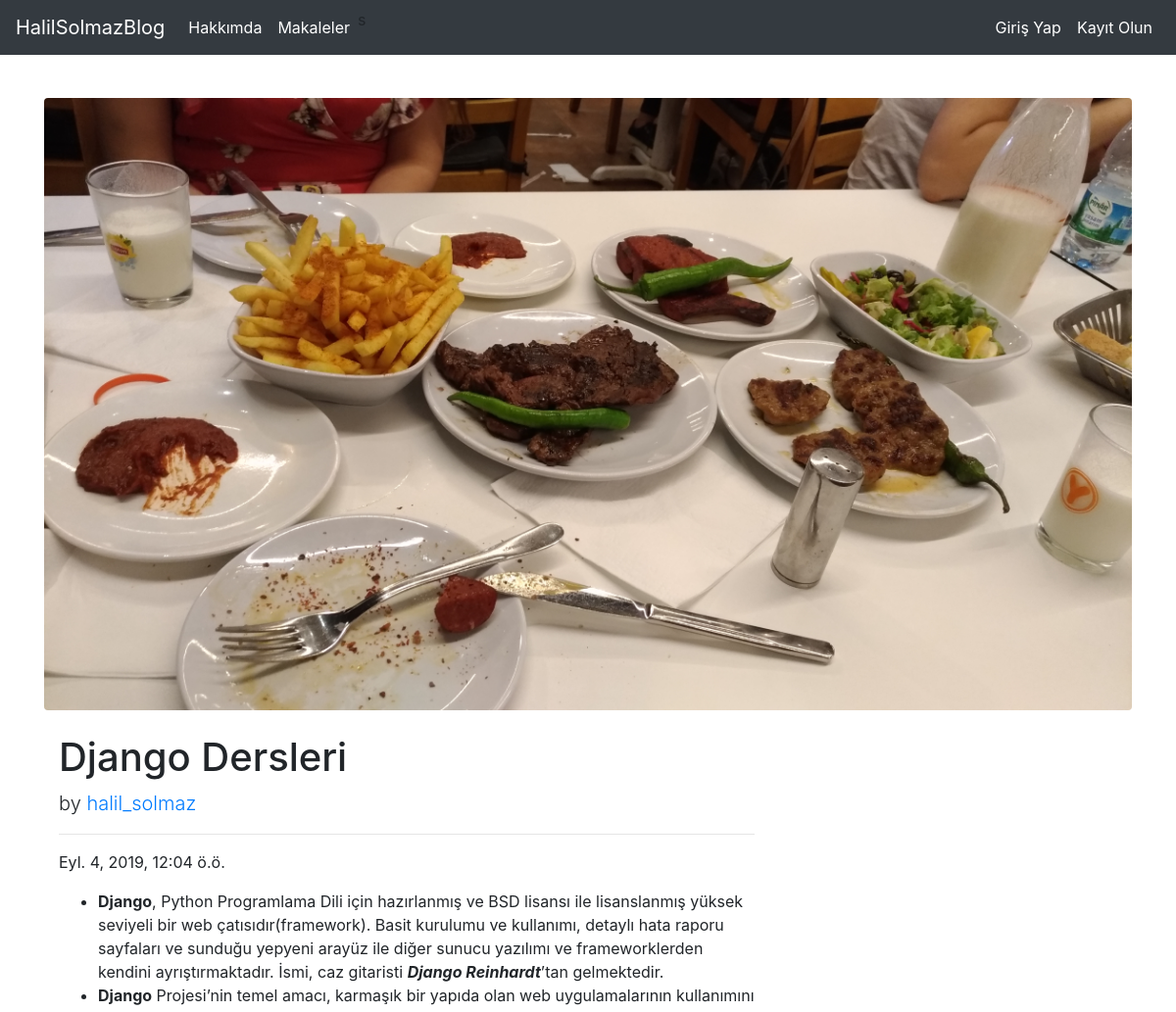
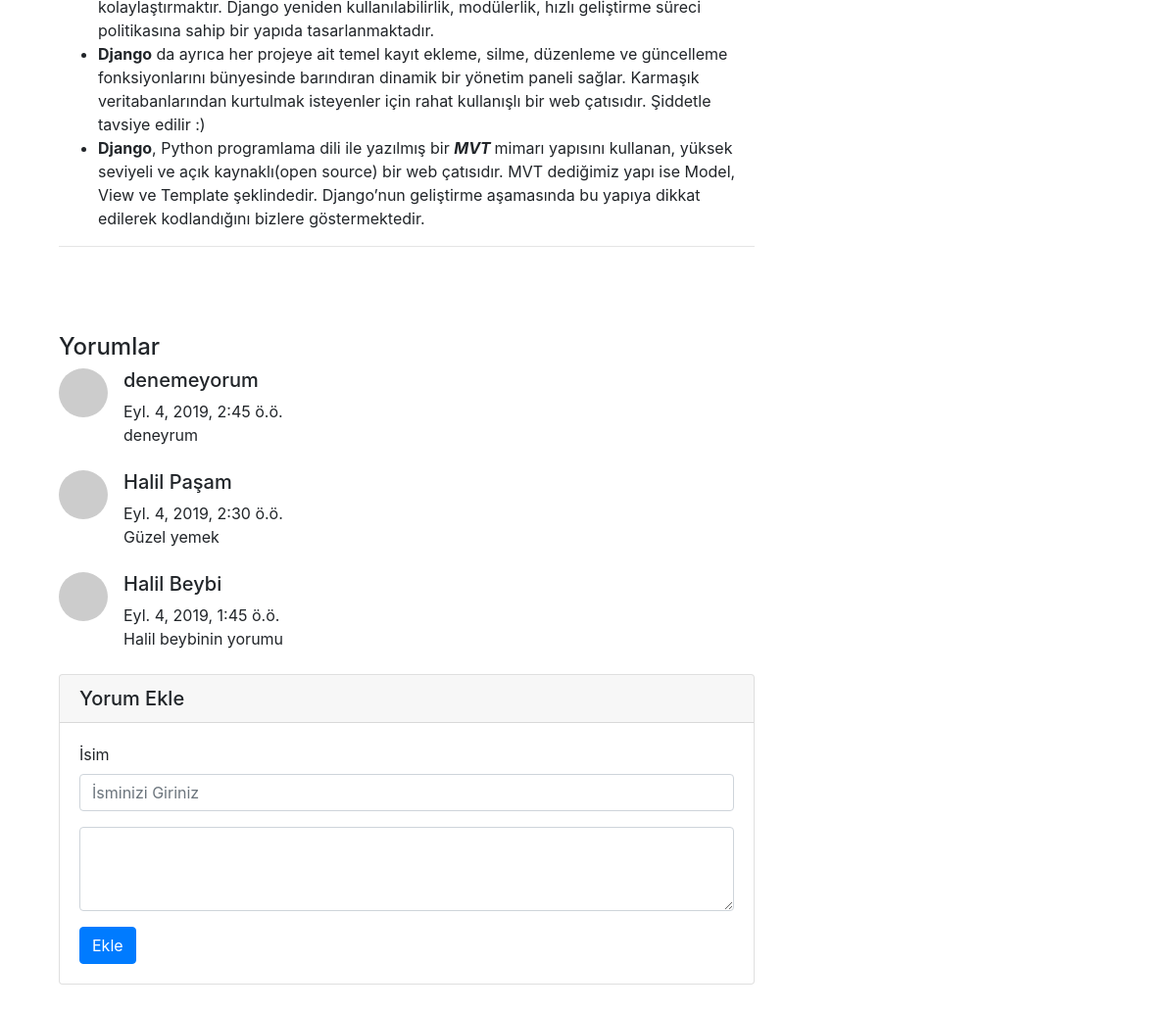
Screenshot of /articles/article/14 with the database file from the repository (2 pictures, top to bottom).
### article/models.py (models this page shows, shortened)
class Article(models.Model):
    author=models.ForeignKey("auth.User",on_delete=models.CASCADE,verbose_name="Yazar")
    title = models.CharField(max_length=50, verbose_name= "Başlık")
    content = RichTextField()
    created_date = models.DateTimeField(auto_now_add=True,verbose_name="Oluşturulma Tarihi" )
    article_image = models.FileField(blank=True, null=True,verbose_name="Makaleye Fotoğraf Ekleyin")
    class Meta:
        ordering = ['-created_date']

class Comment(models.Model):
    article = models.ForeignKey(Article,on_delete=models.CASCADE,verbose_name="Makale",related_name="comments")
    comment_author = models.CharField(max_length=50,verbose_name="İsim")
    comment_content = models.CharField(max_length=200,verbose_name="Yorum")
    comment_date = models.DateTimeField(auto_now_add=True)
    class Meta:
        ordering = ['-comment_date']

### article/views.py (the view)
# urls.py: path('article/<int:id>',views.detail,name="detail"),
def detail(request,id):
    article=get_object_or_404(Article,id = id)
    comments=article.comments.all()
    return render(request,"detail.html",{"article":article,"comments":comments})

### templates/detail.html (shortened to what this page needs)
{% extends "layout.html" %}
{% block body %}
  <div class="container">
    <div class="row">
      {% if article.article_image %}
      <img class="img-fluid rounded" src="{{article.article_image.url}}" alt="">
      {% endif %}
      <div class="col-lg-8">
        <h1 class="mt-4">{{article.title}}</h1>
        <p class="lead">
          by
          <a href="#">{{article.author.username}}</a>
        </p>
        <hr>
        <p>{{article.created_date}}</p>
        <p class="lead">
        {{article.content | safe}}
        </p>
        <hr><br><br><br>
        <h4>Yorumlar</h4>
        {% if comments %}
        {% for comment in comments  %}
        <div class="media mb-4">
          <img class="d-flex mr-3 rounded-circle" src="http://placehold.it/50x50" alt="">
          <div class="media-body">
            <h5 class="mt-0">{{comment.comment_author}}</h5>
            {{comment.comment_date}} <br>
            {{comment.comment_content}}
          </div>
        </div>
        {% endfor %}
        {% else %}
        <div class="alert alert-danger">
        İlk yorum senin olsun
        </div>
        {% endif %}
        <div class="card my-4">
            <h5 class="card-header">Yorum Ekle</h5>
            <div class="card-body">
              <form method = "post" action ="{% url 'article:comment' article.id %}">
                <div class="form-group">
                    <label for="formGroupExampleInput">İsim</label>
                    <input name="comment_author" type="text" class="form-control" id="formGroupExampleInput" placeholder="İsminizi Giriniz">
                  </div>
                <div class="form-group">
                  <textarea name="comment_content" class="form-control" rows="3"></textarea>
                </div>
                <button type="submit" class="btn btn-primary">Ekle</button>
              </form>
            </div>
          </div>
        </div>
      </div>
    </div>
{% endblock body %}

### rows the page displays
Article: article_image (picture), title "Django Dersleri", author.username "halil_solmaz", created_date "Eyl. 4, 2019, 12:04 ö.ö.", content "Django , Python Programlama Dili için hazırlanmış ve BSD lisansı ile lisanslanmış yüksek seviyeli bir web çatısıdır(framework). Basit kurulumu ve kullanımı, detaylı hata raporu sayfaları ve sunduğu yepyeni arayüz ile diğer sunucu yazılımı ve frameworklerden kendini ayrıştırmaktadır. İsmi, caz gitaristi Django Reinhardt ’tan gelmektedir. Django Projesi’nin temel amacı, karmaşık bir yapıda olan web uygulamalarının kullanımını kolaylaştırmaktır. Django yeniden kullanılabilirlik, modülerlik, hızlı geliştirme süreci politikasına sahip bir yapıda tasarlanmaktadır. Django da ayrıca her projeye ait temel kayıt ekleme, silme, düzenleme ve güncelleme fonksiyonlarını bünyesinde barındıran dinamik bir…"
Comment: comment_author "denemeyorum", comment_date "Eyl. 4, 2019, 2:45 ö.ö.", comment_content "deneyrum"
Comment: comment_author "Halil Paşam", comment_date "Eyl. 4, 2019, 2:30 ö.ö.", comment_content "Güzel yemek"
Comment: comment_author "Halil Beybi", comment_date "Eyl. 4, 2019, 1:45 ö.ö.", comment_content "Halil beybinin yorumu"
